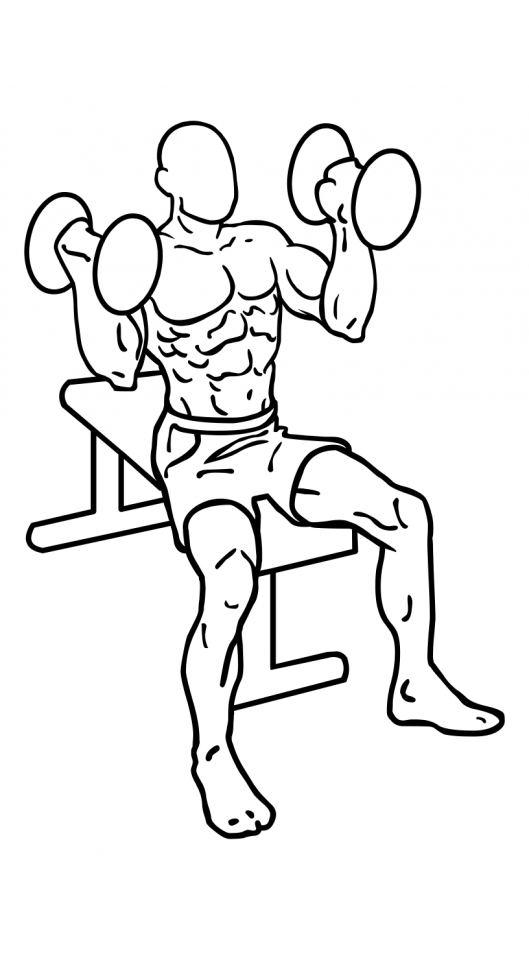
#> input picture apps/web/assets-third-party/everkinetic/png/arnold-press-1.png, 529 x 960 px; its folder holds 3 pictures in this run
$ python optimize-exercise-art.py
#> lines starting #> are read from the running program, lines starting #| are printed output that depends on the picture; after the words box and inside, x2 and y2 are one past the last pixel; in counts of white or black regions, pixels touching at a corner belong together
"""Gera as ilustrações de exercício em WebP leve e de tamanho único a partir dos originais do Everkinetic.

Os originais ficam intactos em assets-third-party/everkinetic (ADR 0012). Aqui nasce a adaptação publicada em
/exercise-art/. Cada par de poses recebe o MESMO recorte (a caixa que une os dois quadros, para a figura não "pular"
ao trocar de pose), é centralizado sobre fundo branco na proporção 268:275 e sai em 536x550 como WebP com perda leve,
com no máximo 20 KB (a qualidade desce de 85 até caber).

Duas origens, uma saída padronizada:
- png/NOME-1.png e NOME-2.png (os exercícios que só têm PNG) viram NOME-1.webp e NOME-2.webp;
- os SVG (NNNN-relaxation e NNNN-tension), já rasterizados por scripts/render-exercise-svg.mjs numa pasta de apoio,
  viram NNNN-relaxation.webp e NNNN-tension.webp.

Uso (a partir de apps/web), com Pillow instalado:
    node scripts/render-exercise-svg.mjs <pasta de apoio>
    python -I scripts/optimize-exercise-art.py <pasta de apoio>
"""

import sys
from pathlib import Path

from PIL import Image, ImageChops

ROOT = Path(__file__).resolve().parent.parent
PNG_SOURCE = ROOT / "assets-third-party" / "everkinetic" / "png"
TARGET = ROOT / "assets-derived" / "everkinetic"

CANVAS = (536, 550)  # 2x de 268x275, a proporção única das figuras
MARGIN = 0.06
QUALITY = 85
MIN_QUALITY = 50
MAX_BYTES = 20_000
INK_THRESHOLD = 24

# Figuras em que a barra é bem mais larga que o corpo (a figura ficaria pequena no quadro): corta a largura da caixa do
# par para esta faixa (frações da largura, da esquerda para a direita), mantendo o corpo inteiro e um trecho da barra.
CROP_X = {"0090": (0.2, 0.92)}


def ink_box(image: Image.Image) -> tuple[int, int, int, int]:
    """Caixa do desenho (tudo que não é o branco do fundo)."""
    white = Image.new("RGB", image.size, "white")
    mask = ImageChops.difference(image, white).convert("L").point(lambda v: 255 if v > INK_THRESHOLD else 0)
    box = mask.getbbox()
    if box is None:
        raise SystemExit("imagem sem desenho")
    return box


def save_light(canvas: Image.Image, out: Path) -> None:
    """Grava o WebP na melhor qualidade que ainda cabe no limite de peso."""
    quality = QUALITY
    while True:
        canvas.save(out, "WEBP", quality=quality, method=6)
        if out.stat().st_size <= MAX_BYTES or quality <= MIN_QUALITY:
            break
        quality -= 5
    if out.stat().st_size > MAX_BYTES:
        raise SystemExit(f"{out.name}: {out.stat().st_size} bytes mesmo na qualidade mínima")
    print(out.name, out.stat().st_size, f"q{quality}")


def convert_pair(sources: tuple[Path, Path], outputs: tuple[Path, Path]) -> None:
    frames = [Image.open(path).convert("RGB") for path in sources]
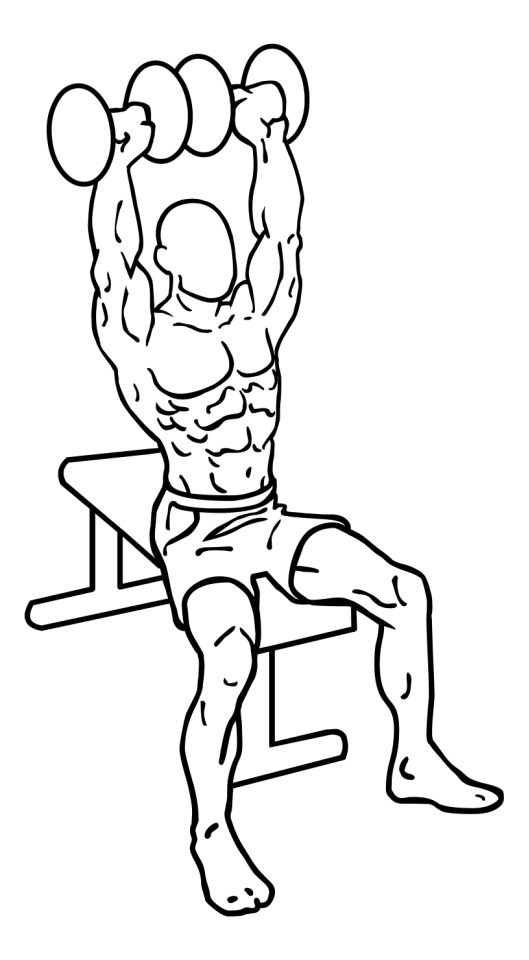
#> input picture apps/web/assets-third-party/everkinetic/png/arnold-press-2.png, 529 x 960 px
#> frames = 2 items
    if frames[0].size != frames[1].size:
        # Poucos pares têm pranchetas de alturas diferentes (mesma escala, mesma origem no canto superior esquerdo):
        # as duas vão para uma prancheta comum, com o branco do fundo completando a menor.
        common = (max(f.size[0] for f in frames), max(f.size[1] for f in frames))
        padded = []
        for frame in frames:
            board = Image.new("RGB", common, "white")
            board.paste(frame, (0, 0))
            padded.append(board)
        frames = padded
    boxes = [ink_box(frame) for frame in frames]
#> in ink_box, `white = Image.new("RGB", image.size, "white")`: white: PIL image 529x960 RGB; every value is 255
#> in ink_box, `mask = ImageChops.difference(image, white).convert("L").point(lambda v..`:
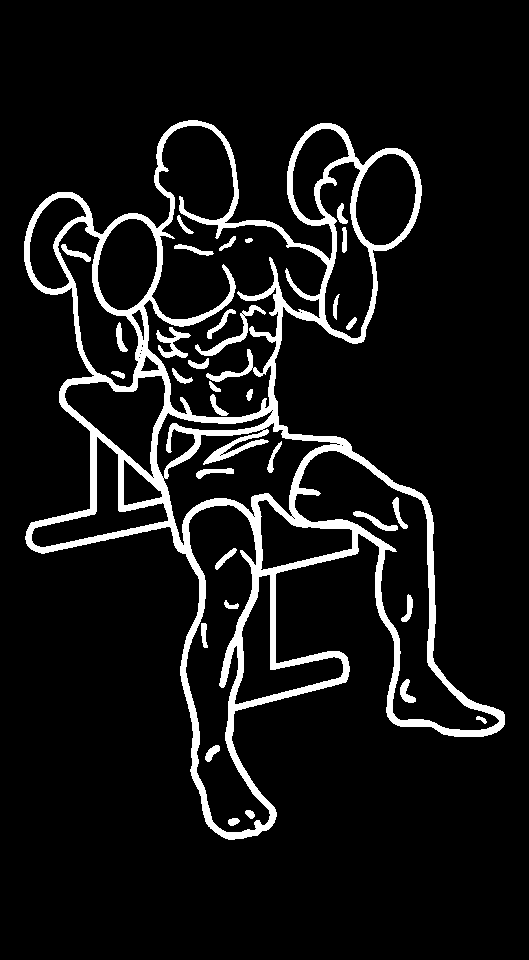
#> mask: PIL image 529x960 L; 8.5% white; 33 white regions, largest, box (x1, y1, x2, y2) and area: (24, 120, 505, 840) 38313, (195, 305, 266, 356) 542, (156, 327, 191, 358) 445
#> in ink_box, image is the input picture: PIL image 529x960 RGB; mean R, G, B 237, 237, 237
#> in ink_box, `box = mask.getbbox()`: box = (24, 120, 505, 840)
#> in ink_box (call 2), `mask = ImageChops.difference(image, white).convert("L").point(lambda v..`:
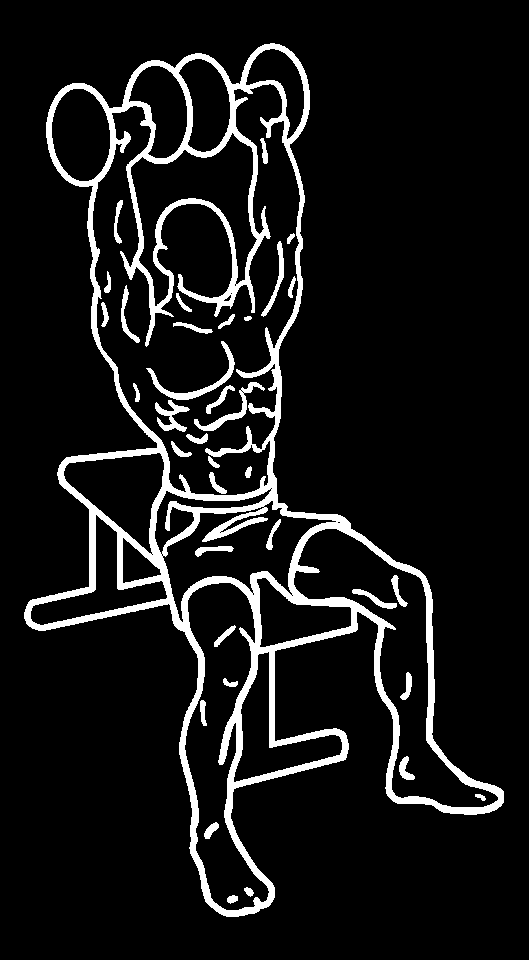
#> mask: PIL image 529x960 L; 8.8% white; 36 white regions, largest, box (x1, y1, x2, y2) and area: (24, 43, 504, 917) 38879, (146, 341, 235, 400) 738, (194, 382, 265, 431) 547
#> in ink_box, image is the input picture: PIL image 529x960 RGB; mean R, G, B 236.3, 236.3, 236.3
#> in ink_box (call 2), `box = mask.getbbox()`: box = (24, 43, 504, 917)
#> boxes = [(24, 120, 505, 840), (24, 43, 504, 917)]
    union = (
        min(b[0] for b in boxes),
        min(b[1] for b in boxes),
        max(b[2] for b in boxes),
        max(b[3] for b in boxes),
    )
#> union = (24, 43, 505, 917)
    stem = outputs[0].name[:4]
    if stem in CROP_X:
        left, right = CROP_X[stem]
        span = union[2] - union[0]
        union = (union[0] + round(span * left), union[1], union[0] + round(span * right), union[3])
    width, height = union[2] - union[0], union[3] - union[1]
#> width = 481; height = 874
    inner = (CANVAS[0] * (1 - 2 * MARGIN), CANVAS[1] * (1 - 2 * MARGIN))
    scale = min(inner[0] / width, inner[1] / height)
#> scale = 0.554
    size = (round(width * scale), round(height * scale))
#> size = (266, 484)
    offset = ((CANVAS[0] - size[0]) // 2, (CANVAS[1] - size[1]) // 2)
#> offset = (135, 33)
    for frame, out in zip(frames, outputs):
        canvas = Image.new("RGB", CANVAS, "white")
        canvas.paste(frame.crop(union).resize(size, Image.LANCZOS), offset)
        save_light(canvas, out)
#> this loop made 1 pass
#> pass 1, in save_light, `canvas.save(out, "WEBP", quality=quality, method=6)`:
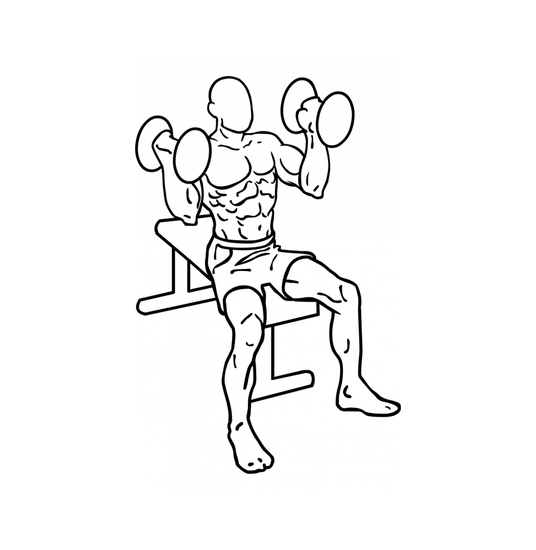
#> saved as arnold-press-1.webp: PIL image 536x550 RGB; mean R, G, B 245.5, 245.5, 245.5


def main() -> None:
    TARGET.mkdir(parents=True, exist_ok=True)
    for stem in sorted({path.name.rsplit("-", 1)[0] for path in PNG_SOURCE.glob("*-[12].png")}):
        convert_pair(
            (PNG_SOURCE / f"{stem}-1.png", PNG_SOURCE / f"{stem}-2.png"),
            (TARGET / f"{stem}-1.webp", TARGET / f"{stem}-2.webp"),
        )
    if len(sys.argv) > 1:
        rendered = Path(sys.argv[1])
        for stem in sorted({path.name.split("-", 1)[0] for path in rendered.glob("*-relaxation.png")}):
            convert_pair(
                (rendered / f"{stem}-relaxation.png", rendered / f"{stem}-tension.png"),
                (TARGET / f"{stem}-relaxation.webp", TARGET / f"{stem}-tension.webp"),
            )


if __name__ == "__main__":
#> (the run stopped early here; a loop or call above may not have finished)
